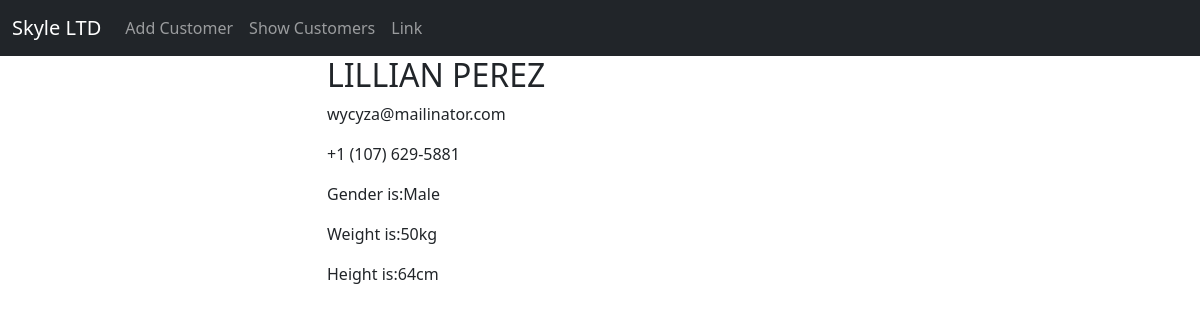
Screenshot of /details/8 with the database file from the repository.
### my_app/models.py (models this page shows)
class Customer(models.Model):
    id = models.AutoField(primary_key=True)
    names = models.CharField(max_length=50)
    email = models.EmailField(max_length=50, unique=True)
    phone = models.CharField(max_length=15)
    password = models.CharField(max_length=150)
    weight = models.IntegerField(default=0)
    height = models.IntegerField(default=0)
    gender = models.CharField(max_length=10, default='Male')
    class Meta:
        db_table = 'customers'

### my_app/views.py (the view)
# urls.py: path('details/<int:id>', views.details, name='details-page'),
def details(request, id):
    user=Customer.objects.get(id=id)
    return render(request, 'details.html', {"user": user})

### templates/details.html
{% extends 'master.html' %}
{% block content %}
    <div class="container">
      <div class="row justify-content-center">
        <div class="col-sm-6">
            <h2>{{ user.names |upper }}</h2>
            <p>{{ user.email |lower }}</p>
            <p>{{ user.phone }}</p>
            <p>Gender is:{{ user.gender |capfirst }}</p>
            <p>Weight is:{{ user.weight }}kg</p>
            <p>Height is:{{ user.height }}cm</p>
        </div>
      </div>
    </div>
{% endblock %}

### rows the page displays
Customer: names "LILLIAN PEREZ", email "wycyza@mailinator.com", phone "+1 (107) 629-5881", gender "Male", weight "50", height "64"
